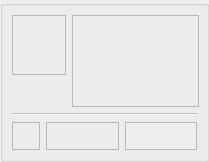
       <widget class="QGroupBox" name="groupBox2" >
        <property name="enabled" >
         <bool>false</bool>
        </property>
        <property name="minimumSize" >
         <size>
          <width>209</width>
          <height>162</height>
         </size>
        </property>
        <property name="maximumSize" >
         <size>
          <width>209</width>
          <height>5555555</height>
         </size>
        </property>
        <property name="autoFillBackground" >
         <bool>true</bool>
        </property>
        <property name="title" >
         <string/>
        </property>
        <layout class="QGridLayout" >
         <property name="margin" >
          <number>9</number>
         </property>
         <property name="spacing" >
          <number>6</number>
         </property>
         <item rowspan="2" row="0" column="1" >
          <widget class="QFrame" name="frame8_2_2_2_4" >
           <property name="minimumSize" >
            <size>
             <width>127</width>
             <height>92</height>
            </size>
           </property>
           <property name="maximumSize" >
            <size>
             <width>127</width>
             <height>92</height>
            </size>
           </property>
           <property name="frameShape" >
            <enum>QFrame::StyledPanel</enum>
           </property>
           <property name="frameShadow" >
            <enum>QFrame::Raised</enum>
           </property>
           <layout class="QGridLayout" >
            <property name="margin" >
             <number>0</number>
            </property>
            <property name="spacing" >
             <number>3</number>
            </property>
            <item row="0" column="0" >
             <widget class="QLabel" name="label_p2a" />
            </item>
            <item row="0" column="1" >
             <widget class="QLabel" name="label_p2b" />
            </item>
           </layout>
          </widget>
         </item>
         <item row="1" column="0" >
          <spacer>
           <property name="orientation" >
            <enum>Qt::Vertical</enum>
           </property>
           <property name="sizeType" >
            <enum>QSizePolicy::Expanding</enum>
           </property>
           <property name="sizeHint" >
            <size>
             <width>46</width>
             <height>28</height>
            </size>
           </property>
          </spacer>
         </item>
         <item row="2" column="0" colspan="2" >
          <widget class="Line" name="line2_2_4" >
           <property name="frameShape" >
            <enum>QFrame::HLine</enum>
           </property>
           <property name="frameShadow" >
            <enum>QFrame::Sunken</enum>
           </property>
           <property name="orientation" >
            <enum>Qt::Horizontal</enum>
           </property>
          </widget>
         </item>
         <item row="3" column="0" colspan="2" >
          <layout class="QHBoxLayout" >
           <property name="margin" >
            <number>0</number>
           </property>
           <property name="spacing" >
            <number>6</number>
           </property>
           <item>
            <widget class="QFrame" name="frame_2" >
             <property name="minimumSize" >
              <size>
               <width>16</width>
               <height>28</height>
              </size>
             </property>
             <property name="maximumSize" >
              <size>
               <width>28</width>
               <height>16777215</height>
              </size>
             </property>
             <property name="frameShape" >
              <enum>QFrame::StyledPanel</enum>
             </property>
             <property name="frameShadow" >
              <enum>QFrame::Raised</enum>
             </property>
             <layout class="QGridLayout" >
              <property name="margin" >
               <number>2</number>
              </property>
              <property name="spacing" >
               <number>0</number>
              </property>
              <item row="0" column="0" >
               <widget class="QLabel" name="textLabel_Button2" >
                <property name="minimumSize" >
                 <size>
                  <width>0</width>
                  <height>20</height>
                 </size>
                </property>
                <property name="maximumSize" >
                 <size>
                  <width>20</width>
                  <height>16777215</height>
                 </size>
                </property>
                <property name="text" >
                 <string/>
                </property>
               </widget>
              </item>
             </layout>
            </widget>
           </item>
           <item>
            <widget class="QFrame" name="frame" >
             <property name="minimumSize" >
              <size>
               <width>16</width>
               <height>28</height>
              </size>
             </property>
             <property name="frameShape" >
              <enum>QFrame::StyledPanel</enum>
             </property>
             <property name="frameShadow" >
              <enum>QFrame::Raised</enum>
             </property>
             <layout class="QGridLayout" >
              <property name="margin" >
               <number>2</number>
              </property>
              <property name="spacing" >
               <number>0</number>
              </property>
              <item row="0" column="0" >
               <widget class="QLabel" name="textLabel_Status2" >
                <property name="minimumSize" >
                 <size>
                  <width>0</width>
                  <height>20</height>
                 </size>
                </property>
                <property name="text" >
                 <string/>
                </property>
                <property name="alignment" >
                 <set>Qt::AlignCenter</set>
                </property>
               </widget>
              </item>
             </layout>
            </widget>
           </item>
           <item>
            <widget class="QFrame" name="frame_Set2" >
             <property name="minimumSize" >
              <size>
               <width>16</width>
               <height>28</height>
              </size>
             </property>
             <property name="autoFillBackground" >
              <bool>true</bool>
             </property>
             <property name="frameShape" >
              <enum>QFrame::StyledPanel</enum>
             </property>
             <property name="frameShadow" >
              <enum>QFrame::Raised</enum>
             </property>
             <layout class="QGridLayout" >
              <property name="margin" >
               <number>2</number>
              </property>
              <property name="spacing" >
               <number>0</number>
              </property>
              <item row="0" column="0" >
               <widget class="QLabel" name="textLabel_Set2" >
                <property name="minimumSize" >
                 <size>
                  <width>0</width>
                  <height>20</height>
                 </size>
                </property>
                <property name="text" >
                 <string/>
                </property>
                <property name="alignment" >
                 <set>Qt::AlignCenter</set>
                </property>
               </widget>
              </item>
             </layout>
            </widget>
           </item>
          </layout>
         </item>
         <item row="0" column="0" >
          <widget class="QFrame" name="frame_9" >
           <property name="minimumSize" >
            <size>
             <width>54</width>
             <height>60</height>
            </size>
           </property>
           <property name="maximumSize" >
            <size>
             <width>16777215</width>
             <height>60</height>
            </size>
           </property>
           <property name="frameShape" >
            <enum>QFrame::StyledPanel</enum>
           </property>
           <property name="frameShadow" >
            <enum>QFrame::Raised</enum>
           </property>
           <layout class="QGridLayout" >
            <property name="margin" >
             <number>3</number>
            </property>
            <property name="spacing" >
             <number>0</number>
            </property>
            <item row="0" column="0" >
             <widget class="QLabel" name="textLabel_TopCash2" >
              <property name="minimumSize" >
               <size>
                <width>35</width>
                <height>0</height>
               </size>
              </property>
             </widget>
            </item>
            <item row="1" column="0" >
             <widget class="QLabel" name="textLabel_Cash2" >
              <property name="minimumSize" >
               <size>
                <width>35</width>
                <height>0</height>
               </size>
              </property>
              <property name="alignment" >
               <set>Qt::AlignCenter</set>
              </property>
             </widget>
            </item>
           </layout>
          </widget>
         </item>
        </layout>
       </widget>
